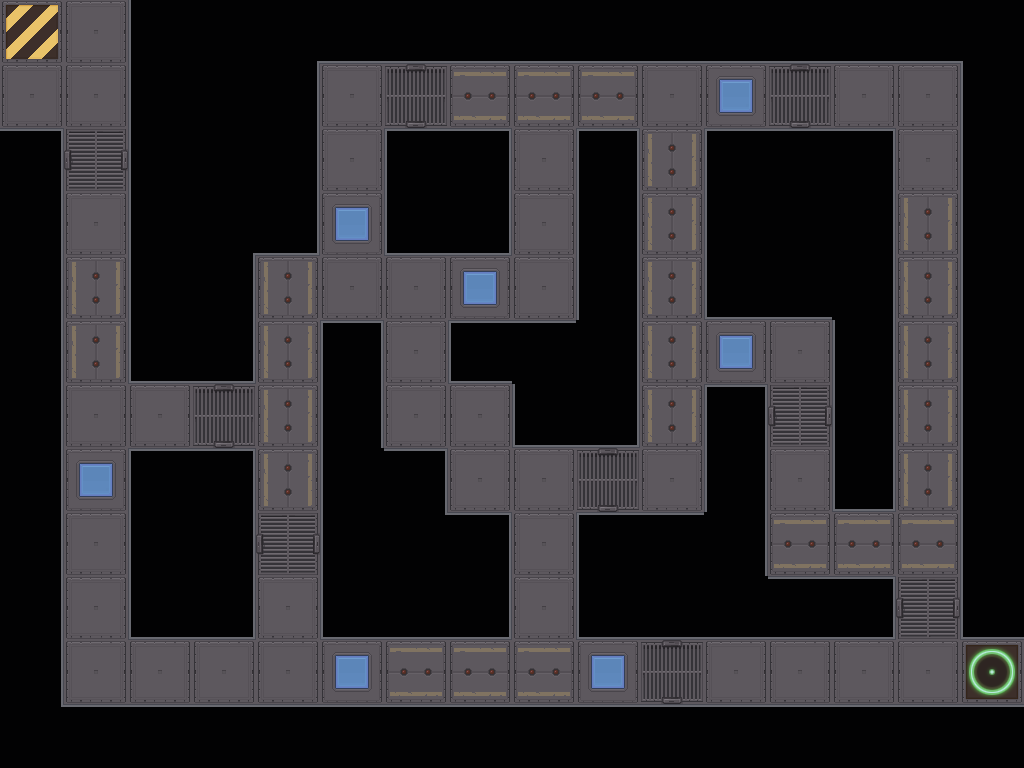

This game map was drawn from its Tiled (.tmx) file and the tilesets committed beside it. A one-line description and the trimmed map source follow:
An orthogonal 16x12 tile map with 64x64 px tiles, 1 tile layer (Calque de Tile 1).

<map version="1.0" orientation="orthogonal" width="16" height="12" tilewidth="64" tileheight="64">
 <tileset firstgid="1" name="Tile_Final" tilewidth="64" tileheight="64">
  <image source="../Sprites/Tiles_64.png" width="512" height="256" />
 </tileset>
 <layer name="Calque de Tile 1" width="16" height="12">
  <data>[192 cells, 192 non-empty, 26 distinct tile ids]</data>
 </layer>
</map>